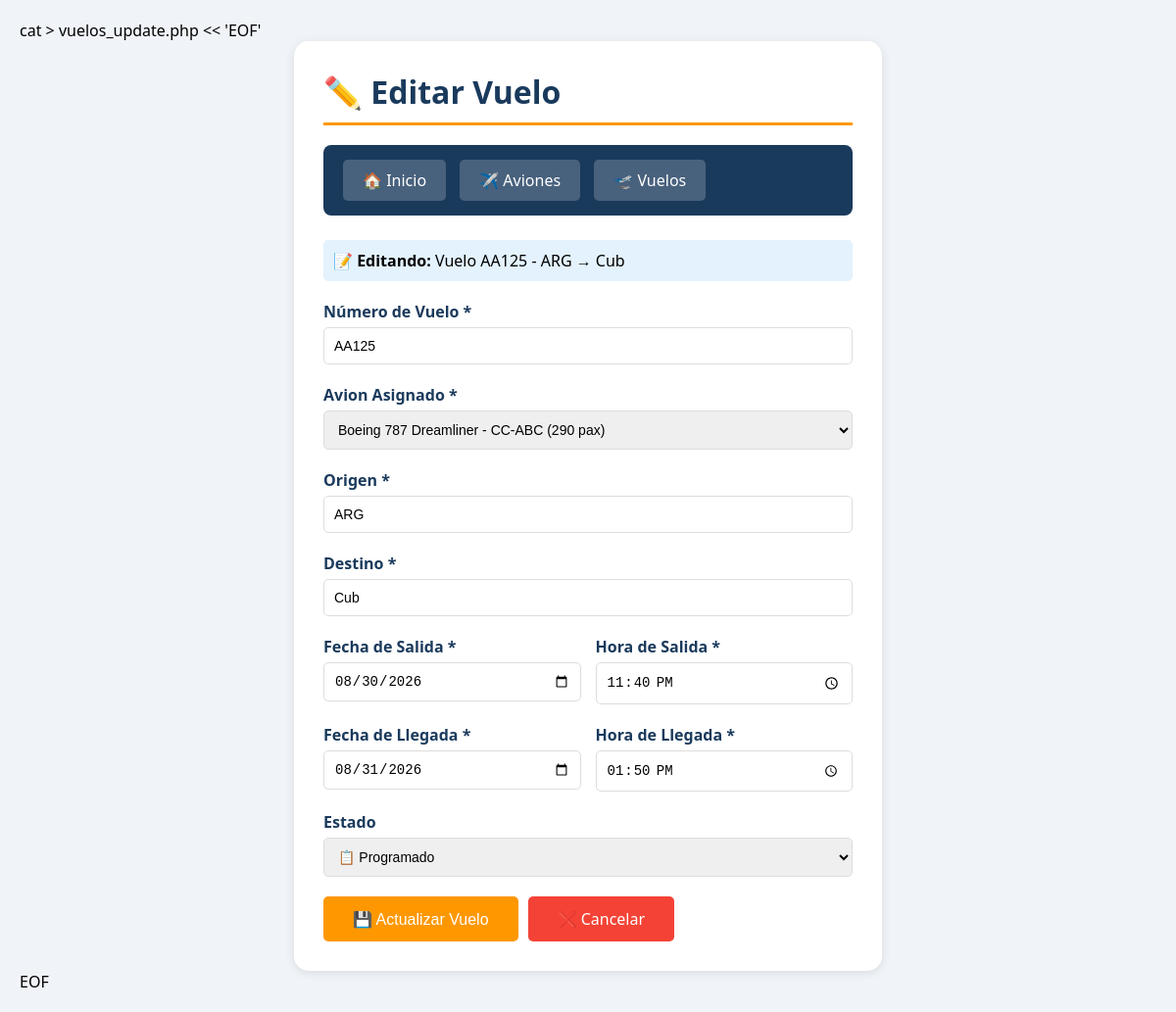
Page /vuelos_update.php?id=7 on the earlier database version.
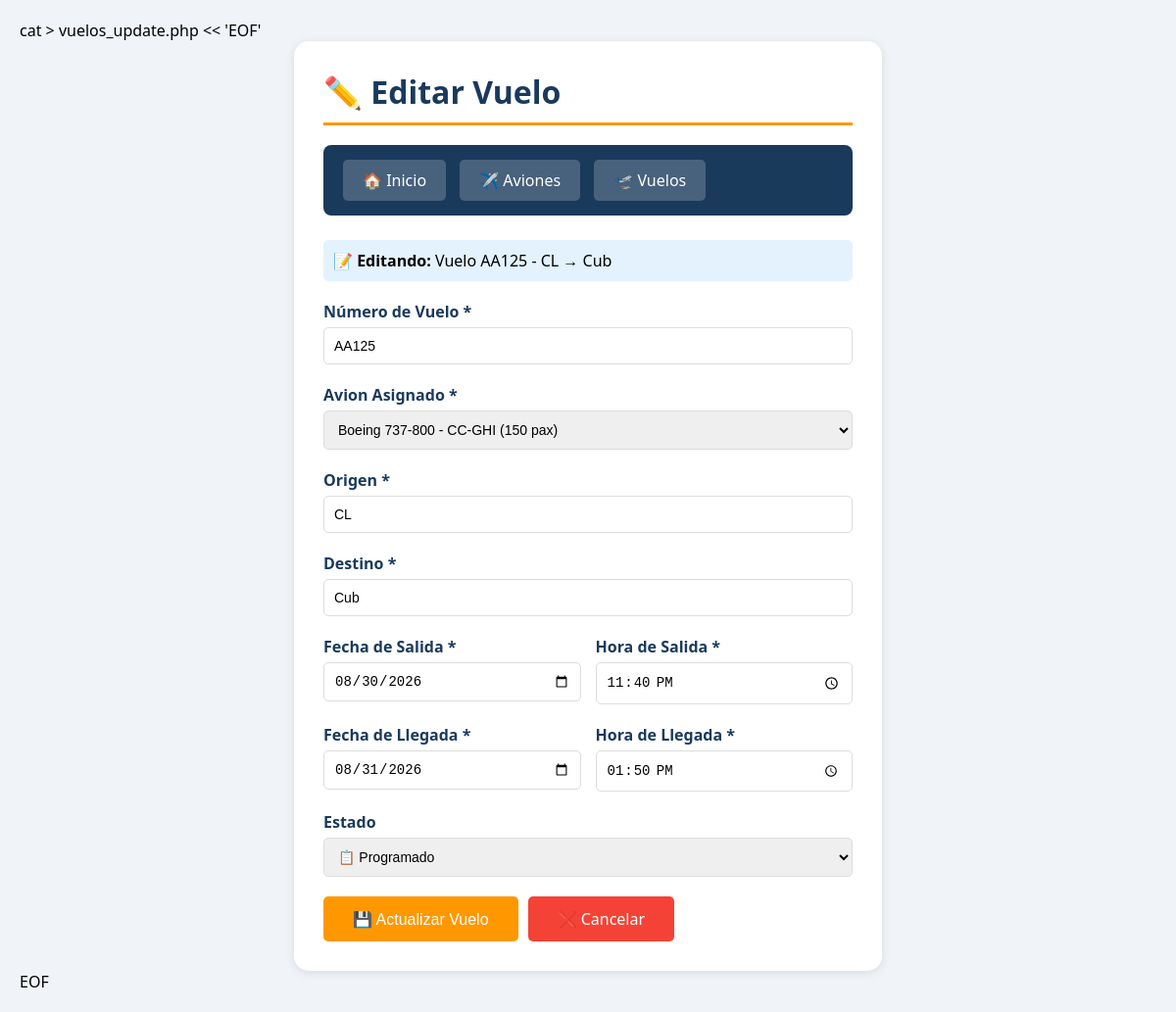
Same page on the later database version.
### tables this page shows
CREATE TABLE vuelos (
    id INTEGER PRIMARY KEY AUTOINCREMENT,
    numero_vuelo TEXT UNIQUE NOT NULL,
    avion_id INTEGER NOT NULL,
    origen TEXT NOT NULL,
    destino TEXT NOT NULL,
    hora_salida DATETIME NOT NULL,
    hora_llegada DATETIME NOT NULL,
    estado TEXT DEFAULT 'Programado',
    FOREIGN KEY (avion_id) REFERENCES aviones(id) ON DELETE CASCADE
);

CREATE TABLE aviones (
    id INTEGER PRIMARY KEY AUTOINCREMENT,
    matricula TEXT UNIQUE NOT NULL,
    modelo TEXT NOT NULL,
    fabricante TEXT NOT NULL,
    capacidad INTEGER NOT NULL,
    año_fabricacion INTEGER,
    estado TEXT DEFAULT 'Activo',
    fecha_registro TIMESTAMP DEFAULT CURRENT_TIMESTAMP
);

### includes/db.php (called while the page is built, shortened)
<?php
class Database {
    private static $instance = null;
    private $db;
    private function __construct() {
        $this->dbPath = __DIR__ . '/../database.db';
        try {
            $this->db = new PDO('sqlite:' . $this->dbPath);
            $this->db->setAttribute(PDO::ATTR_ERRMODE, PDO::ERRMODE_EXCEPTION);
            $this->db->setAttribute(PDO::ATTR_DEFAULT_FETCH_MODE, PDO::FETCH_ASSOC);
        } catch (PDOException $e) {
            die("❌ Error de conexión: " . $e->getMessage());
        }
    }
    public static function getInstance() {
        if (self::$instance == null) {
            self::$instance = new Database();
        }
        return self::$instance;
    }
    public function getConnection() {
        return $this->db;
    }
}
?>

### includes/crud.php (called while the page is built, shortened)
<?php
require_once __DIR__ . '/db.php';
class CRUD {
    private $db;
    public function __construct() {
        $this->db = Database::getInstance()->getConnection();
    }
    public function readAllAviones() {
        try {
            $sql = "SELECT * FROM aviones ORDER BY id DESC";
            $stmt = $this->db->query($sql);
            return $stmt->fetchAll();
        } catch (PDOException $e) {
            return [];
        }
    }
    public function readVuelo($id) {
        try {
            $sql = "SELECT v.*, a.modelo as avion_modelo, a.matricula as avion_matricula
                    FROM vuelos v
                    LEFT JOIN aviones a ON v.avion_id = a.id
                    WHERE v.id = ?";
            $stmt = $this->db->prepare($sql);
            $stmt->execute([$id]);
            return $stmt->fetch();
        } catch (PDOException $e) {
            return null;
        }
    }
}
?>

### vuelos_update.php (the view, shortened to what the changed rows need)
<?php
require_once 'includes/crud.php';
$crud = new CRUD();
$id = (int)$_GET['id'];
$vuelo = $crud->readVuelo($id);
$aviones = $crud->readAllAviones();
$fecha_salida = date('Y-m-d', strtotime($vuelo['hora_salida']));
$hora_salida = date('H:i', strtotime($vuelo['hora_salida']));
$fecha_llegada = date('Y-m-d', strtotime($vuelo['hora_llegada']));
$hora_llegada = date('H:i', strtotime($vuelo['hora_llegada']));
?>
<!DOCTYPE html>
<html lang="es">
<head>
</head>
<body>
    <div class="container">
        <h1>✏️ Editar Vuelo</h1>
        <div class="navbar">
            <a href="index.php">🏠 Inicio</a>
            <a href="aviones_list.php">✈️ Aviones</a>
            <a href="vuelos_list.php">🛫 Vuelos</a>
        </div>
        <div class="info-vuelo">
            <strong>📝 Editando:</strong> Vuelo <?= htmlspecialchars($vuelo['numero_vuelo']) ?> - <?= htmlspecialchars($vuelo['origen']) ?> → <?= htmlspecialchars($vuelo['destino']) ?>
        </div>
        <form method="POST">
            <div class="form-group">
                <label>Número de Vuelo *</label>
                <input type="text" name="numero_vuelo" value="<?= htmlspecialchars($vuelo['numero_vuelo']) ?>" required>
            </div>
            <div class="form-group">
                <label>Avion Asignado *</label>
                <select name="avion_id" required>
                    <?php foreach ($aviones as $avion): ?>
                        <option value="<?= $avion['id'] ?>" <?= $avion['id'] == $vuelo['avion_id'] ? 'selected' : '' ?>>
                            <?= htmlspecialchars($avion['modelo']) ?> - <?= htmlspecialchars($avion['matricula']) ?> (<?= $avion['capacidad'] ?> pax)
                        </option>
                    <?php endforeach; ?>
                </select>
            </div>
            <div class="form-group">
                <label>Origen *</label>
                <input type="text" name="origen" value="<?= htmlspecialchars($vuelo['origen']) ?>" required>
            </div>
            <div class="form-group">
                <label>Destino *</label>
                <input type="text" name="destino" value="<?= htmlspecialchars($vuelo['destino']) ?>" required>
            </div>
            <div class="fila-horarios">
                <div class="form-group">
                    <label>Fecha de Salida *</label>
                    <input type="date" name="fecha_salida" value="<?= $fecha_salida ?>" required>
                </div>
                <div class="form-group">
                    <label>Hora de Salida *</label>
                    <input type="time" name="hora_salida" value="<?= $hora_salida ?>" required>
                </div>
            </div>
            <div class="fila-horarios">
                <div class="form-group">
                    <label>Fecha de Llegada *</label>
                    <input type="date" name="fecha_llegada" value="<?= $fecha_llegada ?>" required>
                </div>
                <div class="form-group">
                    <label>Hora de Llegada *</label>
                    <input type="time" name="hora_llegada" value="<?= $hora_llegada ?>" required>
                </div>
            </div>
            <div class="form-group">
                <label>Estado</label>
                <select name="estado">
                    <option value="Programado" <?= $vuelo['estado'] == 'Programado' ? 'selected' : '' ?>>📋 Programado</option>
                </select>
            </div>
            <div class="botones">
            </div>
        </form>
    </div>
</body>
</html>

Differences in the rows shown:
changed vuelos "AA125": origen "ARG" → "CL"; avion_id "Boeing 787 Dreamliner - CC-ABC (290 pax)" → "Boeing 737-800 - CC-GHI (150 pax)"
